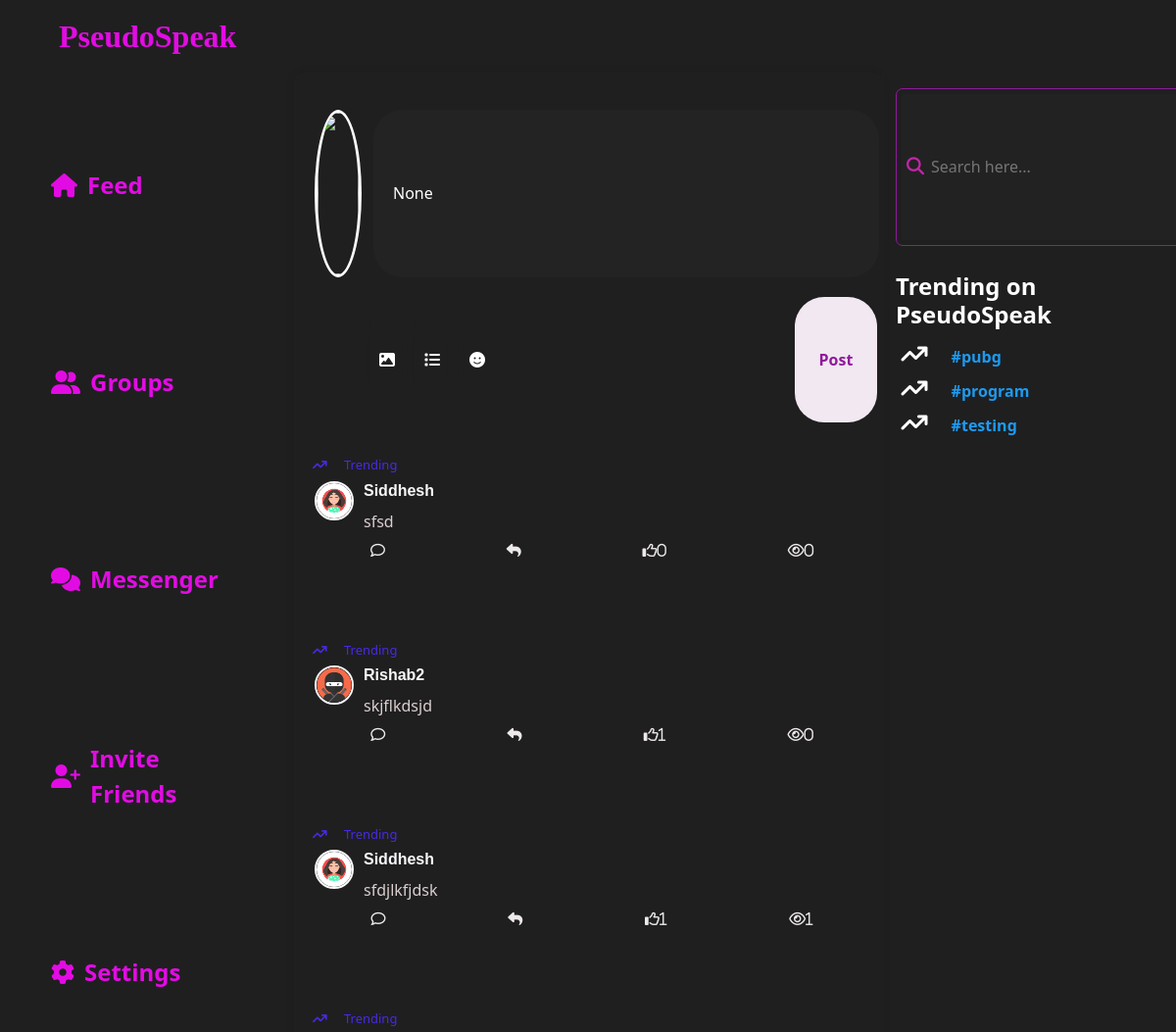
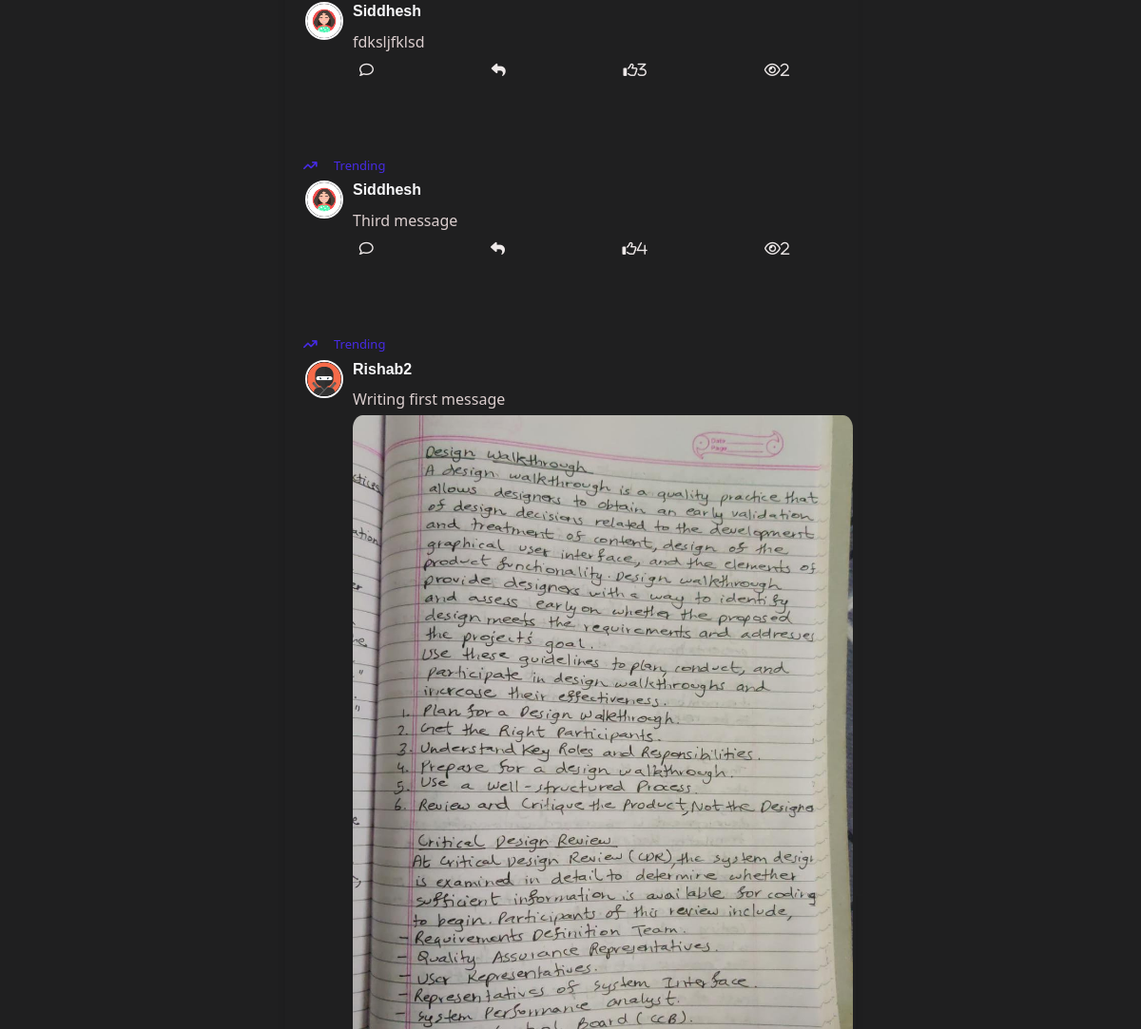
The app's page /view_hashtag/message/#pubg/ with its own data (2 pictures, top to bottom).
### main/models.py (models this page shows, shortened)
class TrendingMessage(models.Model):
    user=models.ForeignKey(User,null=True,on_delete=models.CASCADE)
    content=models.TextField()
    image=models.ImageField(null=True,blank=True,upload_to="images/")
    likes=models.IntegerField(null=True,default=0)
    userLiked=models.ManyToManyField(User,related_name='user_like')
    view_count=models.IntegerField(null=True,default=0)
    viewed=models.ManyToManyField(User,related_name='viewed')
    hashtags=models.ManyToManyField('Hashtag')
    date_added = models.DateTimeField(auto_now_add=True,null=True)
    parent_message = models.ForeignKey('self', null=True, blank=True, on_delete=models.CASCADE, related_name='replies')
    custom_ordering = models.FloatField(default=0)
    def decrypt_message(self):  # Replace with your actual secret key
        try:
            message_decrypted=f.decrypt(self.content)
            message_decoded=message_decrypted.decode('utf-8')
            return message_decoded
        except Exception as e:
            print(f"InvalidToken exception: {e.__cause__}")
            return "Invalid decryption token"
    class Meta:
        ordering = ['custom_ordering']

class Profile(models.Model):
    user=models.OneToOneField(User,null=True,on_delete=models.CASCADE)
    profile_img=models.ImageField(null=True,blank=True,upload_to='images/')
    bio=models.CharField(null=True,max_length=51)
    follow=models.ManyToManyField(User,related_name='follow',null=True)
    following=models.ManyToManyField(User,related_name='following',null=True)

class Hashtag(models.Model):
    tag=models.CharField(max_length=255)
    count=models.IntegerField(default=1,null=True)
    class Meta:
        ordering = ('-count',)

### main/views.py (the view)
# urls.py: path("view_hashtag/message/<str:hashtag>/",views.hashtagMessages,name="hashtagMessages"),
def hashtagMessages(request, hashtag):
    tag = f"#{hashtag}"
    try:
        hashtag = Hashtag.objects.get(tag=tag)
    except Hashtag.DoesNotExist:
        hashtag = None
    messages = TrendingMessage.objects.filter(parent_message=None, hashtags=hashtag)
    hashtags = Hashtag.objects.all()[:3]
    return render(
        request,
        "main/hashtagMessages.html",
        {"hashtag": hashtag, "messages": messages, "hashtags": hashtags},
    )

### main/templates/main/hashtagMessages.html (shortened to what this page needs)
{% extends 'main/base.html' %}
{% block content %}
<div class="col-6 content-1b content-scroll">
  <div class="msgbox">
    <form>
      <div class="msgbox-input">
        <div class="msgbox-img ">
          <img src="{{user.profile.profile_img.url}}" alt="">
        </div>
        <input id="data1" type="text" placeholder="Write fearlessly..." value="{{hashtag}}">
      </div>
      <div class="msg-con row">
        <button type="button" id="uploadButton" class="msgbox-btn2 col-2 align-self-center"><i class="fa-solid fa-image"
            onclick="uploadImage()"></i></button>
        <button class="msgbox-btn2 col-2 align-self-center"><i class="fa-solid fa-list"></i></button>
        <button class="msgbox-btn2 col-2 align-self-center" id="emoji-button"><i class="fa-solid fa-face-smile"></i></button>
        <button class="msgbox-btn btn align-self-center" id="post-msg">Post</button>
      </div>
      {% for m in messages %}
      <div id="message-output" class="msg-output-main row">
        <div class="msgbox-trendings">
          <span><i class="fa-solid fa-arrow-trend-up"></i>Trending</span>
        </div>
        <div class="msg-output">
          <div class="msg-output-img">
            <img src="{{m.user.profile.profile_img.url}}" alt="Profile Picture" id="profile-img" data-img-id="{{m.user.username}}">
          </div>
          <div class="msg-output-details">
            <h5>{{m.user.username}}</h5>
            <p>{{m.decrypt_message}}</p>
            {% if m.image %}
            <img src="{{m.image.url}}" alt="">
            {% endif %}
          </div>
        </div>
        <div class="msg-output-icons">
          <i class="far fa-comment" id="comment" data-message-id="{{m.pk}}"></i>
          <i class="fa-solid fa-reply"></i>
          <i class="far fa-thumbs-up" id="likes" data-likes-id="{{m.pk}}">{{m.likes}}</i>
          <i class="fa-regular fa-eye" id="views" data-views-id="{{m.pk}}">{{m.view_count}}</i>
        </div>
      </div>
      {% endfor %}
    </form>
  </div>
</div>
<div class="col-3 content-1a">
  <div class="search-container">
    <input type="text" name="search-input" class="search-input" id="search-input" placeholder="Search here...">
    <i class="fas fa-search search-icon" id="search-icon"></i>
  </div>
  <div class="trending">
    <h4 class="trending-heading">Trending on PseudoSpeak</h4>
    <div class="trending-topics">
      {% for tag in hashtags %}
      <div class="t1">
        <span><i class="fa-solid fa-arrow-trend-up"></i></span>
        <a href="#" class="trends" style="cursor: pointer;" data-tag="{{tag.tag}}">{{ tag.tag}}</a>
      </div>
      {% endfor %}
    </div>
  </div>
</div>
</div>
</div>
{% endblock %}

### main/static/main/css/index.css (style rules this page uses)
body { background: #1f1f20; color: white; overflow: hidden; }
.content-1b { border: 1px solid #1f1f20; height: 100vh; }
.content-1a { border: 2px solid #1f1f20; height: 90vh; }
.content-1a i.fa-solid { font-size: 24px; margin-right: 10px; }
.search-container { display: flex; align-items: center; border: 1px solid #901a9b; border-radius: 7px; width: 300px; margin-top: 5%; padding: 5px; position: relative; }
.search-input { height: 7vh; flex-grow: 1; border: none; outline: none; font-size: 16px; background: hsla(0, 0%, 53%, 0.04); color: #ccc; padding-left: 30px; }
.search-icon { position: absolute; left: 10px; top: 50%; transform: translateY(-50%); color: #c426a9; font-size: 18px; }
.trending { margin-top: 10%; }
.trending-heading { margin-top: 5%; font-weight: bolder; }
.trending-topics { padding: 2%; }
.trends { padding-left: 10px; }
.t1 { margin-bottom: 3%; }
.t1 a { font-weight: bold; text-decoration: none; color: rgb(29, 155, 240);; }
.msgbox { display: flex; margin-top: 3%; }
.msgbox-input { display: flex; width: 48vw; justify-content: space-between; }
.msgbox-input input { width: 43vw; background: hsla(0, 0%, 53%, 0.04); outline: none; border: none; color: white; padding-left: 20px; border-radius: 30px; }
.msgbox-img { width: 4vw; height: 8vh; overflow: hidden; border-radius: 50%; border: 3px solid #fff; }
.msgbox-img img { width: 100%; height: 100%; object-fit: cover; }
.msg-con { display: flex; border-bottom: 2px solid #1f1f20; height: 8vh; }
.msgbox-btn { background-color: #f1e8f1; color: #901a9b; border-radius: 30px; width: 7vw; height: 6vh; margin-left: auto; margin-right: 14px; font-weight: bold; }
.msgbox-btn2 { border-radius: 50%; width: 3vw; height: 6vh; background-color: #1f1f20; border: none; color: white; margin-right: 10px; }
.msgbox-btn2:first-child { margin-left: 11%; }
.msgbox-trendings { padding-left: 10px; font-size: 13px; font-weight: 500; color: rgb(71, 43, 228); margin-top: 2%; }
.msgbox-trendings i { padding-right: 3%; }
.msg-output { display: flex; margin-top: 1%; align-items: flex-start; }
.msg-output-img { min-width: 40px; width: 40px; height: 40px; margin-right: 10px; border-radius: 50%; overflow: hidden; display: flex; align-items: center; justify-content: center; border: 2px solid #f8f8fa; }
.msg-output-img img { max-width: 100%; max-height: 100%; border-radius: 50%; }
.msg-output-details { flex-grow: 1; color: #f8f8fa; }
.msg-output-details h5 { font-size: 16px; font-weight: bold; margin-bottom: 5px; font-family: Verdana, Geneva, Tahoma, sans-serif; }
.msg-output-details p { font-size: 14px; margin: 0; }
.msg-output-details img { width: auto; height: auto; max-width: 100%; margin-top: 5px; border-radius: 2%; }
.msg-output-main { border-bottom: 2px solid #1f1f20; }
.msg-output-icons { display: flex; flex-direction: row; align-items: flex-start; margin-top: 10px; justify-content: space-around; height: 4vh; }
.msg-output-icons i { margin-right: 10px; font-size: 15px; color: #f7f1f1f5; }
.content-scroll { height: 100vh; overflow-y: auto; }
.content-1b { background-color: #1f1f20; padding: 20px; border-radius: 10px; box-shadow: 0 0 10px rgba(0, 0, 0, 0.1); }
.content-1b p:nth-child(2) { font-size: 16px; color: #dbcece; }
.content-1b p { font-size: 14px; line-height: 1.5; margin-top: 10px; color: #ddc6c6; }
a { color: white; text-decoration: none; }

### records on screen
TrendingMessage: user.profile.profile_img (picture), user.username "Siddhesh", decrypt_message "sfsd", likes "0", view_count "0"
TrendingMessage: user.profile.profile_img (picture), user.username "Rishab2", decrypt_message "skjflkdsjd", likes "1", view_count "0"
TrendingMessage: user.profile.profile_img (picture), user.username "Siddhesh", decrypt_message "sfdjlkfjdsk", likes "1", view_count "1"
TrendingMessage: user.profile.profile_img (picture), user.username "Siddhesh", decrypt_message "fdksljfklsd", likes "3", view_count "2"
TrendingMessage: user.profile.profile_img (picture), user.username "Siddhesh", decrypt_message "Third message", likes "4", view_count "2"
TrendingMessage: user.profile.profile_img (picture), user.username "Rishab2", decrypt_message "Writing first message", image (picture)
Hashtag: tag "#pubg"
Hashtag: tag "#program"
Hashtag: tag "#testing"
